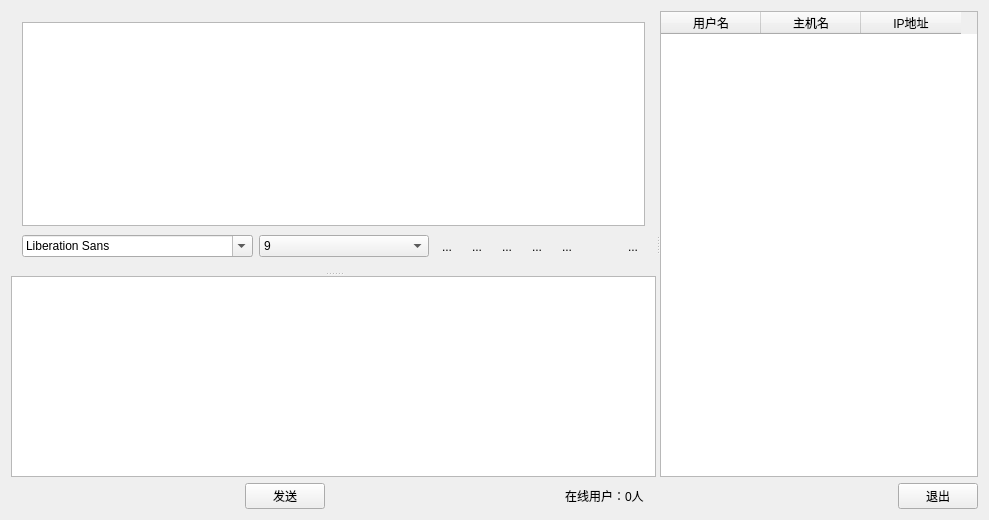
<?xml version="1.0" encoding="UTF-8"?>
<ui version="4.0">
 <class>Widget</class>
 <widget class="QWidget" name="Widget">
  <property name="geometry">
   <rect>
    <x>0</x>
    <y>0</y>
    <width>989</width>
    <height>520</height>
   </rect>
  </property>
  <property name="windowTitle">
   <string>微信公众号：局域网聊天小工具</string>
  </property>
  <layout class="QVBoxLayout" name="verticalLayout_3">
   <item>
    <layout class="QVBoxLayout" name="verticalLayout_2">
     <item>
      <widget class="QSplitter" name="splitter_2">
       <property name="orientation">
        <enum>Qt::Horizontal</enum>
       </property>
       <property name="opaqueResize">
        <bool>false</bool>
       </property>
       <property name="childrenCollapsible">
        <bool>false</bool>
       </property>
       <widget class="QSplitter" name="splitter">
        <property name="orientation">
         <enum>Qt::Vertical</enum>
        </property>
        <property name="opaqueResize">
         <bool>false</bool>
        </property>
        <property name="childrenCollapsible">
         <bool>false</bool>
        </property>
        <widget class="QWidget" name="layoutWidget">
         <layout class="QVBoxLayout" name="verticalLayout">
          <item>
           <widget class="QTextBrowser" name="messageBrowser"/>
          </item>
          <item>
           <layout class="QHBoxLayout" name="horizontalLayout_2">
            <item>
             <widget class="QFontComboBox" name="fontComboBox"/>
            </item>
            <item>
             <widget class="QComboBox" name="SizeComboBox">
              <property name="currentText">
               <string>9</string>
              </property>
              <property name="currentIndex">
               <number>0</number>
              </property>
              <item>
               <property name="text">
                <string>9</string>
               </property>
              </item>
              <item>
               <property name="text">
                <string>10</string>
               </property>
              </item>
              <item>
               <property name="text">
                <string>11</string>
               </property>
              </item>
              <item>
               <property name="text">
                <string>12</string>
               </property>
              </item>
              <item>
               <property name="text">
                <string>13</string>
               </property>
              </item>
              <item>
               <property name="text">
                <string>14</string>
               </property>
              </item>
              <item>
               <property name="text">
                <string>15</string>
               </property>
              </item>
              <item>
               <property name="text">
                <string>16</string>
               </property>
              </item>
              <item>
               <property name="text">
                <string>17</string>
               </property>
              </item>
              <item>
               <property name="text">
                <string>18</string>
               </property>
              </item>
              <item>
               <property name="text">
                <string>19</string>
               </property>
              </item>
              <item>
               <property name="text">
                <string>20</string>
               </property>
              </item>
              <item>
               <property name="text">
                <string>21</string>
               </property>
              </item>
              <item>
               <property name="text">
                <string>22</string>
               </property>
              </item>
             </widget>
            </item>
            <item>
             <widget class="QToolButton" name="boldToolBtn">
              <property name="contextMenuPolicy">
               <enum>Qt::DefaultContextMenu</enum>
              </property>
              <property name="toolTip">
               <string>加粗</string>
              </property>
              <property name="text">
               <string>...</string>
              </property>
              <property name="icon">
               <iconset resource="image.qrc">
                <normaloff>:/image/bold.png</normaloff>:/image/bold.png</iconset>
              </property>
              <property name="iconSize">
               <size>
                <width>22</width>
                <height>22</height>
               </size>
              </property>
              <property name="checkable">
               <bool>true</bool>
              </property>
              <property name="autoRaise">
               <bool>true</bool>
              </property>
             </widget>
            </item>
            <item>
             <widget class="QToolButton" name="italicToolBtn">
              <property name="toolTip">
               <string>倾斜</string>
              </property>
              <property name="text">
               <string>...</string>
              </property>
              <property name="icon">
               <iconset resource="image.qrc">
                <normaloff>:/image/italic.png</normaloff>:/image/italic.png</iconset>
              </property>
              <property name="iconSize">
               <size>
                <width>22</width>
                <height>22</height>
               </size>
              </property>
              <property name="checkable">
               <bool>true</bool>
              </property>
              <property name="autoRaise">
               <bool>true</bool>
              </property>
             </widget>
            </item>
            <item>
             <widget class="QToolButton" name="underlineToolBtn">
              <property name="toolTip">
               <string>下划线</string>
              </property>
              <property name="text">
               <string>...</string>
              </property>
              <property name="icon">
               <iconset resource="image.qrc">
                <normaloff>:/image/under.png</normaloff>:/image/under.png</iconset>
              </property>
              <property name="iconSize">
               <size>
                <width>22</width>
                <height>22</height>
               </size>
              </property>
              <property name="checkable">
               <bool>true</bool>
              </property>
              <property name="autoRaise">
               <bool>true</bool>
              </property>
             </widget>
            </item>
            <item>
             <widget class="QToolButton" name="colorToolBtn">
              <property name="toolTip">
               <string>更改字体颜色</string>
              </property>
              <property name="text">
               <string>...</string>
              </property>
              <property name="icon">
               <iconset resource="image.qrc">
                <normaloff>:/image/color.png</normaloff>:/image/color.png</iconset>
              </property>
              <property name="iconSize">
               <size>
                <width>22</width>
                <height>22</height>
               </size>
              </property>
              <property name="autoRaise">
               <bool>true</bool>
              </property>
             </widget>
            </item>
            <item>
             <widget class="QToolButton" name="saveToolBtn">
              <property name="toolTip">
               <string>保存聊天记录</string>
              </property>
              <property name="text">
               <string>...</string>
              </property>
              <property name="icon">
               <iconset resource="image.qrc">
                <normaloff>:/image/save.png</normaloff>:/image/save.png</iconset>
              </property>
              <property name="iconSize">
               <size>
                <width>22</width>
                <height>22</height>
               </size>
              </property>
              <property name="autoRaise">
               <bool>true</bool>
              </property>
             </widget>
            </item>
            <item>
             <widget class="QToolButton" name="sendToolBtn">
              <property name="toolTip">
               <string>发送文件</string>
              </property>
              <property name="text">
               <string/>
              </property>
              <property name="icon">
               <iconset resource="image.qrc">
                <normaloff>:/image/send.png</normaloff>:/image/send.png</iconset>
              </property>
              <property name="iconSize">
               <size>
                <width>22</width>
                <height>22</height>
               </size>
              </property>
              <property name="autoRaise">
               <bool>true</bool>
              </property>
             </widget>
            </item>
            <item>
             <widget class="QToolButton" name="clearToolBtn">
              <property name="toolTip">
               <string>清空聊天记录</string>
              </property>
              <property name="text">
               <string>...</string>
              </property>
              <property name="icon">
               <iconset resource="image.qrc">
                <normaloff>:/image/clear.png</normaloff>:/image/clear.png</iconset>
              </property>
              <property name="iconSize">
               <size>
                <width>22</width>
                <height>22</height>
               </size>
              </property>
              <property name="autoRaise">
               <bool>true</bool>
              </property>
             </widget>
            </item>
           </layout>
          </item>
         </layout>
        </widget>
        <widget class="QTextEdit" name="messageTextEdit"/>
       </widget>
       <widget class="QTableWidget" name="userTableWidget">
        <property name="selectionMode">
         <enum>QAbstractItemView::SingleSelection</enum>
        </property>
        <property name="selectionBehavior">
         <enum>QAbstractItemView::SelectRows</enum>
        </property>
        <property name="showGrid">
         <bool>false</bool>
        </property>
        <column>
         <property name="text">
          <string>用户名</string>
         </property>
        </column>
        <column>
         <property name="text">
          <string>主机名</string>
         </property>
        </column>
        <column>
         <property name="text">
          <string>IP地址</string>
         </property>
        </column>
       </widget>
      </widget>
     </item>
     <item>
      <layout class="QHBoxLayout" name="horizontalLayout">
       <item>
        <spacer name="horizontalSpacer">
         <property name="orientation">
          <enum>Qt::Horizontal</enum>
         </property>
         <property name="sizeHint" stdset="0">
          <size>
           <width>108</width>
           <height>20</height>
          </size>
         </property>
        </spacer>
       </item>
       <item>
        <widget class="QPushButton" name="sendButton">
         <property name="text">
          <string>发送</string>
         </property>
        </widget>
       </item>
       <item>
        <spacer name="horizontalSpacer_2">
         <property name="orientation">
          <enum>Qt::Horizontal</enum>
         </property>
         <property name="sizeHint" stdset="0">
          <size>
           <width>178</width>
           <height>20</height>
          </size>
         </property>
        </spacer>
       </item>
       <item>
        <widget class="QLabel" name="userNumLabel">
         <property name="text">
          <string>在线用户：0人</string>
         </property>
        </widget>
       </item>
       <item>
        <spacer name="horizontalSpacer_3">
         <property name="orientation">
          <enum>Qt::Horizontal</enum>
         </property>
         <property name="sizeHint" stdset="0">
          <size>
           <width>248</width>
           <height>20</height>
          </size>
         </property>
        </spacer>
       </item>
       <item>
        <widget class="QPushButton" name="exitButton">
         <property name="text">
          <string>退出</string>
         </property>
        </widget>
       </item>
      </layout>
     </item>
    </layout>
   </item>
  </layout>
 </widget>
 <layoutdefault spacing="6" margin="11"/>
 <resources>
  <include location="image.qrc"/>
 </resources>
 <connections/>
</ui>
